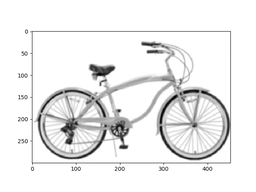
#> input picture results/canny/original/bicycle.png, 256 x 192 px, shrunk from 640 x 480 before the run, given as the content of the folder ../data, which was not available
$ python test.py
#> lines starting #> are read from the running program, lines starting #| are printed output that depends on the picture; pictures that were not available may be replaced by others from this repository, and a replacement may not be noted
### code/preprocess.py
from PIL import Image
import numpy as np

def load_image(image_path):
#> called with image_path = '../data/bicycle.png'
    img = Image.open(image_path)
#> img is the input picture: PIL image 256x192 RGBA; mean R, G, B, A 236.4, 236.4, 236.4, 255
    img = np.asarray(img)/255
#> img: shape (192, 256, 4) float64

    return img

### code/canny.py
from preprocess import *
import matplotlib.pyplot as plt
from filter import *
import math
from scipy import ndimage
from scipy.ndimage.filters import convolve

class Canny():
    def __init__(self,image,filename='1'):

        self.image_height = image.shape[0]
        self.image_width = image.shape[1]
        self.thinned_image = np.zeros((self.image_height,self.image_width))
        self.thresholded_image = np.zeros((self.image_height,self.image_width))
        self.linked_image = np.zeros((self.image_height,self.image_width))
        self.display_images=[]
        self.display_titles=[]
        self.rgb = False
        self.gaussian = generate_gaussian_mask(5,1.4)

        self.Image = convolve(image,self.gaussian)

        self.strong_edge = 0.8
        self.weak_edge = 0.15
        self.angle_bin_size = 45
        self.compute_gradients()
        self.non_maximal_supression()
        self.threshold()
        self.hysterisis_link()
        self.view(filename)

    def set_image(self,image):
        self.Image=image

    def get_gaussian_derivatives(self):
        _dx = np.array([[-1, 0, 1], [-2, 0, 2], [-1, 0, 1]], np.float32)
        _dy = np.array([[1, 2, 1], [0, 0, 0], [-1, -2, -1]], np.float32)
        return convolve(self.gaussian,_dx),convolve(self.gaussian,_dy)

    def compute_gradients(self):
        self.G_dx, self.G_dy = self.get_gaussian_derivatives()
        image_dx = convolve(self.Image,self.G_dx)
        image_dy = convolve(self.Image,self.G_dy)
        self.grad_mag = np.sqrt(image_dx**2 + image_dy**2)
        self.grad_dir = np.arctan2(image_dy,image_dx)
        self.round_grad_dir()

    def threshold(self,T_low_ratio=0.5,T_high_ratio=1.33):
        T_high = T_high_ratio*np.mean(self.grad_mag)
        T_low  = T_low_ratio*T_high
        self.thresholded_image = self.thresholded_image + self.thinned_image
        self.thresholded_image[self.thresholded_image>=T_high]=self.strong_edge
        self.thresholded_image[self.thresholded_image< T_low]=0
        self.thresholded_image[(self.thresholded_image< T_high) & (self.thresholded_image>= T_low)]=self.weak_edge


    def in_range(self,index):
        i=index[0]
        j=index[1]
        return i<self.grad_mag.shape[0] and j<self.grad_mag.shape[1] and i>=0 and j>=0

    def round_grad_dir(self):

        self.grad_dir = 180*self.grad_dir/(np.pi)
        self.grad_dir[self.grad_dir < 0] +=180
        self.grad_dir[ (self.grad_dir<22.5)&(self.grad_dir>=0) ]        = 0
        self.grad_dir[ (self.grad_dir<67.5)&(self.grad_dir>=22.5) ]     = 45
        self.grad_dir[ (self.grad_dir<112.5)&(self.grad_dir>=67.5) ]    = 90
        self.grad_dir[ (self.grad_dir<157.5)&(self.grad_dir>=112.5) ]   = 135
        self.grad_dir[ (self.grad_dir<=180)&(self.grad_dir>=157.5) ]    = 0

    def is_local_max(self,row,col,dir):

        index = np.asarray([row,col])
        dir = str(int(dir))
        step={
        '0'  :  np.asarray([[0,-1],[0,1]]),
        '90' :  np.asarray([[1,0],[-1,0]]),
        '45' :  np.asarray([[-1,1],[1,-1]]),
        '135':  np.asarray([[-1,-1],[1,1]])
        }

        check_index=[]
        for i in range(2):
            if(self.in_range(index+step[dir][i])):
                check_index.append(index+step[dir][i])

        local_maxima = index

        for idx in check_index:
            if(self.grad_mag[idx[0]][idx[1]]>self.grad_mag[local_maxima[0]][local_maxima[1]]):
                local_maxima = idx

        return np.array_equal(local_maxima,index)and(len(check_index)>0)

    def non_maximal_supression(self):
        output = np.array(self.grad_mag)
        for i in range(self.grad_mag.shape[0]):
            for j in range(self.grad_mag.shape[1]):
                if(self.is_local_max(i,j,self.grad_dir[i][j])):
                    output[i][j]=self.grad_mag[i][j]
                else:
                    output[i][j]=0

        self.thinned_image = self.thinned_image + output


    def is_weak_pixel(self,pixel):
        return pixel==self.weak_edge

    def check_8_neighbourhood(self,row,col,img):
        step=[
              np.asarray([[-1,0],[1,0]]),
              np.asarray([[0,-1],[0,1]]),
              np.asarray([[-1,1],[1,-1]]),
              np.asarray([[-1,-1],[1,1]])
            ]
        index = np.asarray([row,col])
        valid_index=[]

        for i in range(4):
            for j in range(2):
                if(self.in_range(index+step[i][j])):
                    valid_index.append(index+step[i][j])

        for neighbourhood in valid_index:
            if img[neighbourhood[0]][neighbourhood[1]]==self.strong_edge :
                return self.strong_edge

        return 0

    def hysterisis_link(self):

        self.linked_image = self.linked_image+self.thresholded_image

        for row in range(self.image_height):
            for col in range(self.image_width):
                if(self.is_weak_pixel(self.linked_image[row][col])):
                    self.linked_image[row][col] = self.check_8_neighbourhood(row,col,self.linked_image)


    def view(self,filename):
        filename=filename.rpartition(".")[0]+'.png'

        plt.figure(1)
        plt.imshow(self.grad_mag, 'gray')
        plt.savefig('../results/canny/grad_mag/'+filename)
        plt.show()

        plt.figure(1)
        plt.imshow(self.grad_dir, 'gray')
        plt.savefig('../results/canny/grad_dir/'+filename)
        plt.show()

        plt.figure(1)
        plt.imshow(self.thinned_image, 'gray')
        plt.savefig('../results/canny/thinned/'+filename)
        plt.show()

        plt.figure(1)
        plt.imshow(self.thresholded_image, 'gray')
        plt.savefig('../results/canny/thresholded/'+filename)
        plt.show()

        plt.figure(1)
        plt.imshow(self.linked_image, 'gray')
        plt.savefig('../results/canny/linked/'+filename)
        plt.show()

        plt.figure(1)
        plt.imshow(self.Image, 'gray')
        plt.savefig('../results/canny/original/'+filename)
        plt.show()

### code/filter.py

import numpy as np

def generate_gaussian_mask(size=5,sigma=1):
    size = int(size) // 2
    x, y = np.mgrid[-size:size+1, -size:size+1]
    normal = 1 / (2.0 * np.pi * sigma**2)
    g =  np.exp(-((x**2 + y**2) / (2.0*sigma**2))) * normal
    return g

class Filter():
  # [91 lines left out: functions __init__, get_derivatives, extract_luminance, set_kernel, my_2DConvolution, not called in this run]

  def apply_filter(self,filter='none'):
    if(self.set_kernel(filter)):
      return self.my_2DConvolution()

### code/harris.py
from preprocess import *
import matplotlib.pyplot as plt
from filter import *
import math
from scipy import ndimage
from scipy.ndimage.filters import convolve

class Harris():
    def __init__(self,image,threshold=0.01,filename='1'):

        self.image_height = image.shape[0]
        self.image_width = image.shape[1]
        self.display_images=[]
        self.display_titles=[]
        self.rgb = False
        self.window_size = 9
        self.gaussian_sigma = 2
        self.gaussian = generate_gaussian_mask(self.window_size,self.gaussian_sigma)
        self.display_images.append(image)
        self.display_titles.append("Original")
        self.Image = image

        self.compute_gradients()
        self.compute_covariance()
        self.compute_eigen()
        self.threshold_and_suppress(threshold)
        self.view(filename)

    def set_image(self,image):
        self.Image=image

    def get_gaussian_derivatives(self):
        return convolve(self.gaussian,_dx),convolve(self.gaussian,_dy)

    def compute_gradients(self):
        _dx = np.array([[-1, 0, 1], [-2, 0, 2], [-1, 0, 1]], np.float32)
        _dy = np.array([[1, 2, 1], [0, 0, 0], [-1, -2, -1]], np.float32)
        self.I_x = convolve(self.Image,_dx)
        self.I_y = convolve(self.Image,_dy)


    def compute_covariance(self):
        self.I_xx = convolve(self.I_x*self.I_x,self.gaussian)
        self.I_yy = convolve(self.I_y*self.I_y,self.gaussian)
        self.I_xy = convolve(self.I_x*self.I_y,self.gaussian)
        self.display_images.append(self.I_xx)
        self.display_titles.append("I_xx")
        self.display_images.append(self.I_yy)
        self.display_titles.append("I_yy")
        self.display_images.append(self.I_xy)
        self.display_titles.append("I_xy")

        self.M = np.zeros((self.image_height,self.image_width,2,2))

        for i in range(self.image_height):
            for j in range(self.image_width):
                self.M[i,j] = np.array([[self.I_xx[i, j], self.I_xy[i, j]], [self.I_xy[i, j],self.I_yy[i, j]]], dtype=np.float64)

    def compute_eigen(self):
        self.E = np.zeros((self.image_height,self.image_width))

        for i in range(self.image_height):
            for j in range(self.image_width):
                self.E[i,j] =  np.linalg.det(self.M[i,j]) - 0.04 * (np.power(np.trace(self.M[i,j]), 2))

    def threshold_and_suppress(self,T_ratio=0.1):
        print(self.E,T_ratio)
        T = T_ratio*self.E.max()
        self.thresholded = np.zeros((self.image_height,self.image_width)) + self.E
        for i in range(self.image_height):
            for j in range(self.image_width):
                if(self.thresholded[i][j]>T and self.check_8_neighbourhood(i,j)):
                    self.thresholded[i][j]=1
                else:
                    self.thresholded[i][j]=0

    def check_8_neighbourhood(self,row,col):
        step=[
              np.asarray([[-1,0],[1,0]]),
              np.asarray([[0,-1],[0,1]]),
              np.asarray([[-1,1],[1,-1]]),
              np.asarray([[-1,-1],[1,1]])
            ]
        index = np.asarray([row,col])
        valid_index=[]

        for i in range(4):
            for j in range(2):
                valid_index.append(index+step[i][j])

        for neighbourhood in valid_index:
            try:
                if self.E[neighbourhood[0]][neighbourhood[1]]>=self.E[index[0]][index[1]] :
                    return False
            except IndexError as e:
                        pass

        return True

    def view(self,filename):
        filename=filename.rpartition(".")[0]+'.png'
        pc, pr = np.where(self.thresholded == 1)
        plt.plot(pr, pc, 'r+')
        plt.imshow(self.Image, 'gray')
        plt.savefig('../results/harris/'+filename)
        plt.show()

### code/test.py
from preprocess import *
import matplotlib.pyplot as plt
from filter import *
import math
from canny import *
from harris import *
from scipy import ndimage
from scipy.ndimage.filters import convolve
import os
import numpy as np
from PIL import Image

files= os.listdir("../data")
images=[]

for image in files:
    images.append(load_image("../data/"+str(image)))


for i,img in enumerate(images,0):
    new = np.asarray(img[:,:,0])
    c = Canny(new,filename=files[i])
    h = Harris(new,filename=files[i])
#> this loop made 1 pass
#> (printed output is left out)
#> pass 1, in __init__, `self.Image = convolve(image,self.gaussian)`:
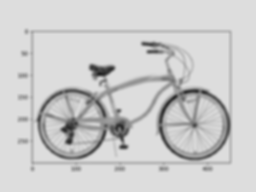
#> self.Image: shape (192, 256) float64; min 0.134, max 0.869, mean 0.805
#> pass 1, in compute_gradients, `image_dx = convolve(self.Image,self.G_dx)`:
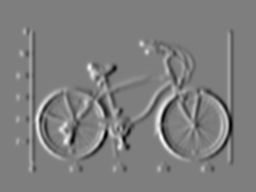
#> image_dx: shape (192, 256) float64; min -0.451, max 0.455, mean 8.18e-17; drawn with min black and max white
#> pass 1, in compute_gradients, `image_dy = convolve(self.Image,self.G_dy)`:
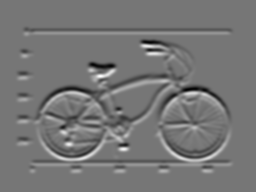
#> image_dy: shape (192, 256) float64; min -0.468, max 0.54, mean -1.07e-16; drawn with min black and max white
#> pass 1, in view, `plt.savefig('../results/canny/grad_dir/'+filename)`:
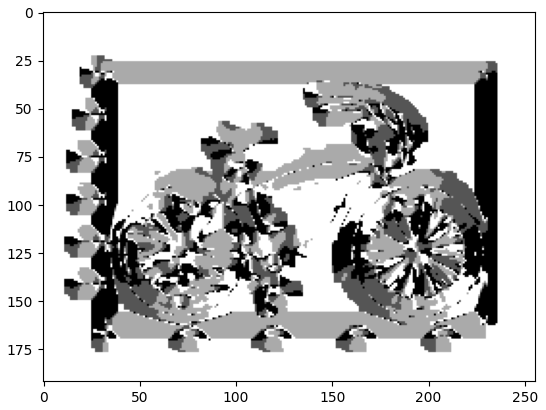
#> figure drawn by matplotlib, 1 panel
#> pass 1, in view, `plt.savefig('../results/canny/thinned/'+filename)`:
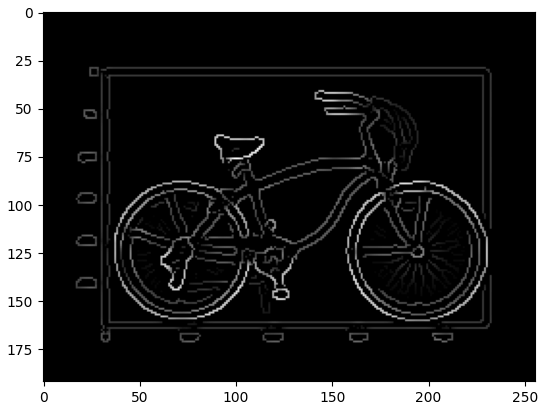
#> figure drawn by matplotlib, 1 panel
#> pass 1, in view, `plt.savefig('../results/canny/thresholded/'+filename)`:
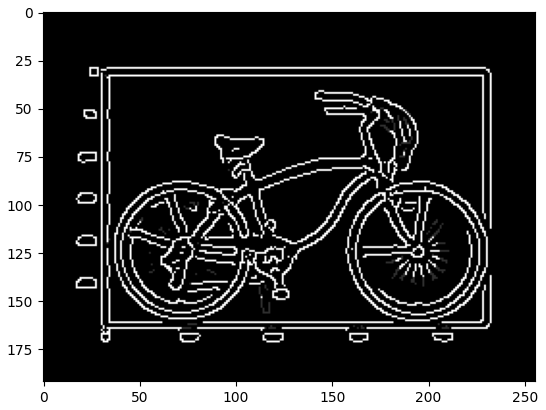
#> figure drawn by matplotlib, 1 panel
#> pass 1, in view, `plt.savefig('../results/harris/'+filename)`:
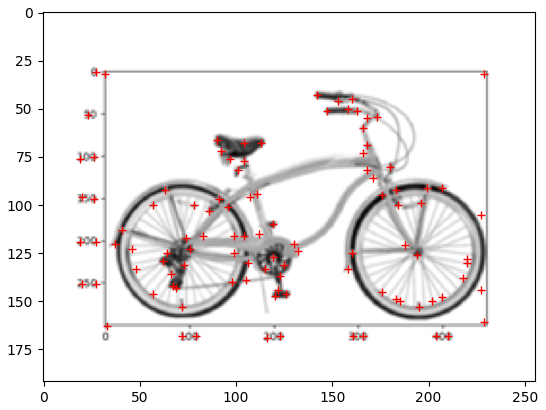
#> figure drawn by matplotlib, 1 panel


def generate_final_output():

    grad_mag=[]
    original=[]
    grad_dir=[]
    thinned=[]
    thresholded=[]
    linked=[]
    for i,image in enumerate(files,0):
        filename = image.rpartition(".")[0]+'.png'
        original.append( plt.imread("../results/canny/original/"+str(filename)))
        grad_mag.append( plt.imread("../results/canny/grad_mag/"+str(filename)))
        grad_dir.append( plt.imread("../results/canny/grad_dir/"+str(filename)))
        thinned.append( plt.imread("../results/canny/thinned/"+str(filename)))
        thresholded.append( plt.imread("../results/canny/thresholded/"+str(filename)))
        linked.append( plt.imread("../results/canny/linked/"+str(filename)))

        x=original[i].shape[0]
        y=original[i].shape[1]
        test = np.zeros((6*x,y,4))
        test[:1*x,:1*y]=original[i]
        test[1*x:2*x,:]=grad_mag[i]
        test[2*x:3*x,:]=grad_dir[i]
        test[3*x:4*x,:]=thinned[i]
        test[4*x:5*x,:]=thresholded[i]
        test[5*x:6*x,:]=linked[i]

        plt.figure(i+1,figsize=(6*x,6*y))
        plt.axis("off")
        fig=plt.imshow(test,interpolation='nearest')
        fig.axes.get_xaxis().set_visible(False)
        fig.axes.get_yaxis().set_visible(False)
        plt.savefig("../results/combined/"+str(filename))
        plt.show()

# generate_final_output()
